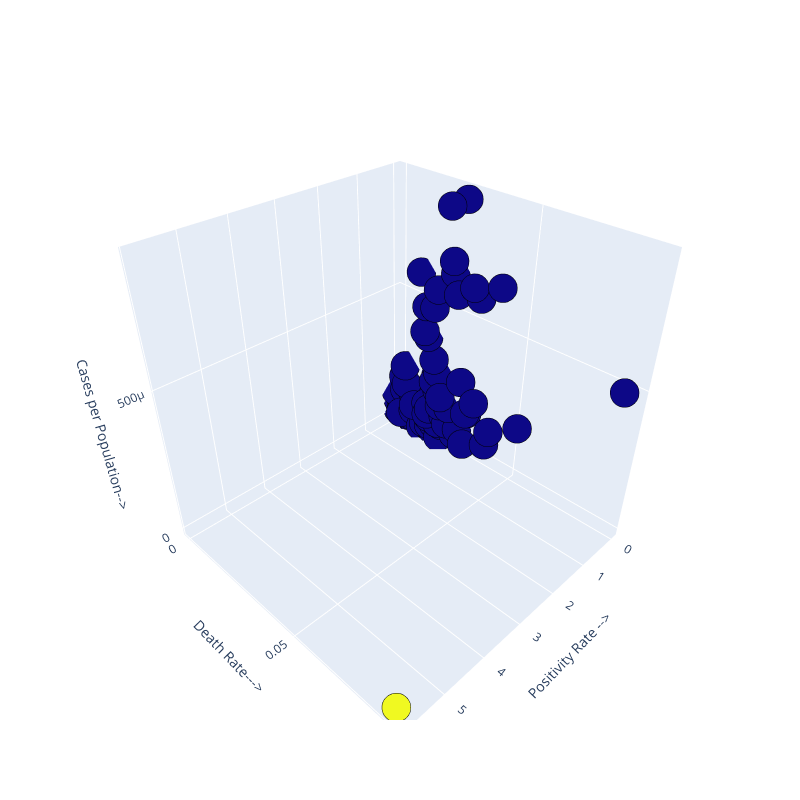

The code cell stored with this chart in its notebook:
### Markdown cell above
As we can see, the elbow indicates to use 3 clusters. The results are clear on those 2 charts (they represent the same but with different libraries / tools).
This is the clustering for method with the median.
Now we proceed to the methon in which we drop the NaN values.

### Code cell
cl3(df_4_cl_NaN,2)
printCountries(df_4_cl_NaN,2)
